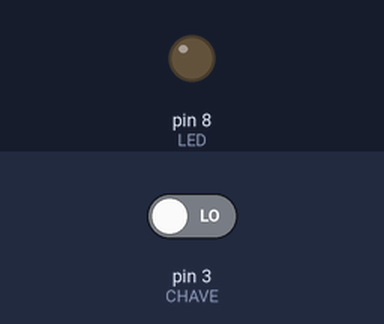
The sketch below on a simulated Arduino Uno, built with avr-gcc and run on an emulated ATmega328P. Shown: output pins drawn as LEDs (lit = HIGH). The inputs (shaded band) are chosen by the test bench; at power-on: pin 3 (CHAVE) LOW.

Above: at 1.2 s.
1.3 s: pin 3 (CHAVE) driven HIGH
At 2.0 s:
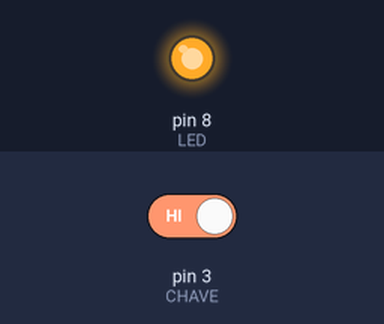
2.8 s: pin 3 (CHAVE) driven LOW
At 3.2 s:
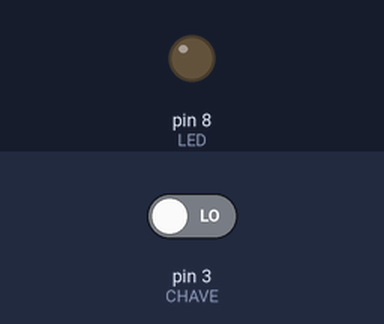
Timing chart, 0 to 5.8 s (numbered marks = the images above; inputs shaded):
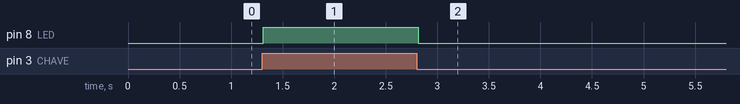

The sketch:

sketch_2_switch_alt_1.ino
```cpp
#define CHAVE 3
#define LED   8

void setup() {
  pinMode(LED, OUTPUT);
}

void loop() {
  int estado = digitalRead(CHAVE);
  delay(10); // espera 10 milissegundos antes de testar
  if(estado != LOW) {
    digitalWrite(LED, HIGH);
  } else {
    digitalWrite(LED, LOW);
  }
}
```

Measured:
- after the input at 1.3 s, pin 8 (LED): LOW → HIGH at once
- after the input at 2.8 s, pin 8 (LED): HIGH → LOW at once
